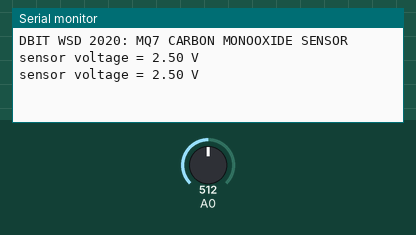
Recording of a sketch running on a simulated Arduino Uno, built with avr-gcc and run on an emulated ATmega328P. Parts: the last lines printed to the serial monitor. The inputs (shaded band) are chosen by the test bench; at power-on: A0 = 512.

Above: at 1.8 s.
1.9 s: A0 set to 716
At 2.5 s:
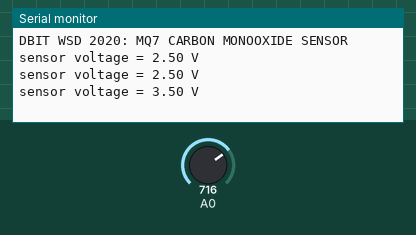
3.4 s: A0 set to 900
At 4.8 s:
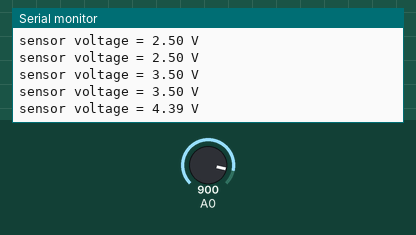
Timing chart, 0 to 6.4 s (numbered marks = the images above; inputs shaded):
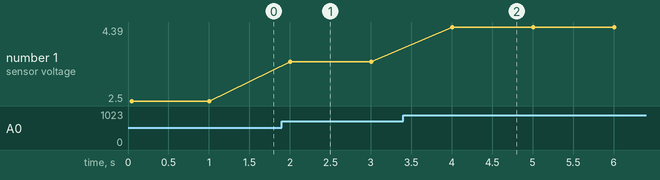

Measured:
- after the input at 1.9 s, the serial monitor: prints a new line after 0.11 s (image 1)
- after the input at 3.4 s, the serial monitor: prints a new line after 0.61 s (image 2)
- plotted number 1: 2.5 → 3.5 after the input at 1.9 s, 3.5 → 4.39 after the input at 3.4 s

The sketch:

MQ7_CO.ino
```cpp
void setup()
{
  Serial.begin(9600);
  Serial.println("DBIT WSD 2020: MQ7 CARBON MONOOXIDE SENSOR");
}

void loop()
{
  float sensorVoltage;
  float sensorValue;

  sensorValue = analogRead(A0);
  sensorVoltage = sensorValue/1024*5.0;

  Serial.print("sensor voltage = ");
  Serial.print(sensorVoltage);
  Serial.println(" V");
  delay(1000);
}
```
